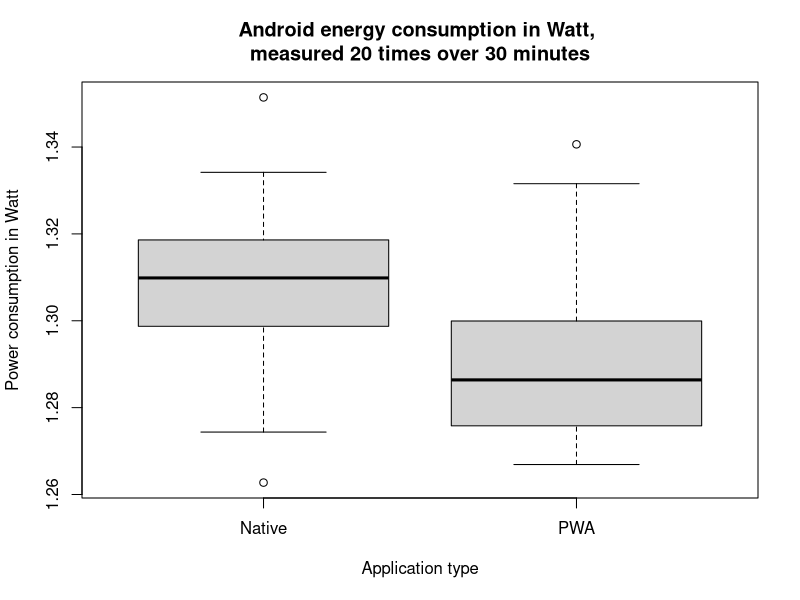
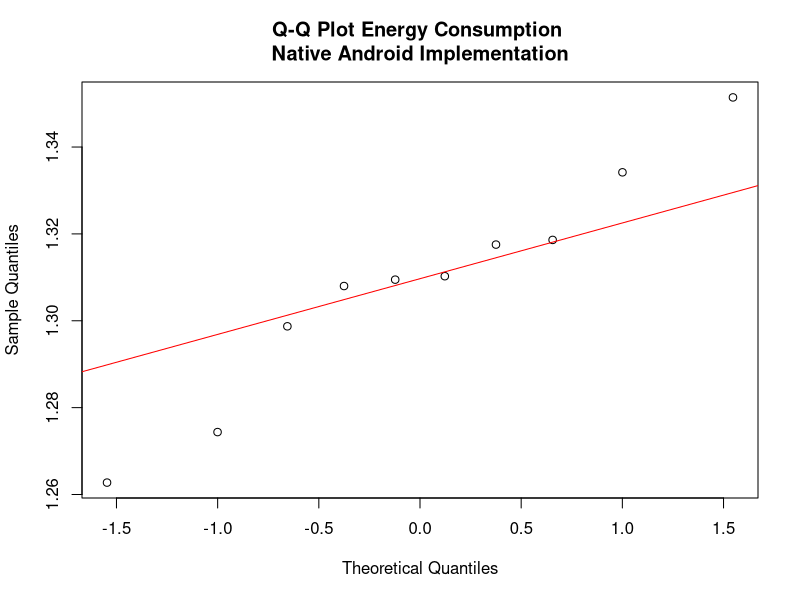
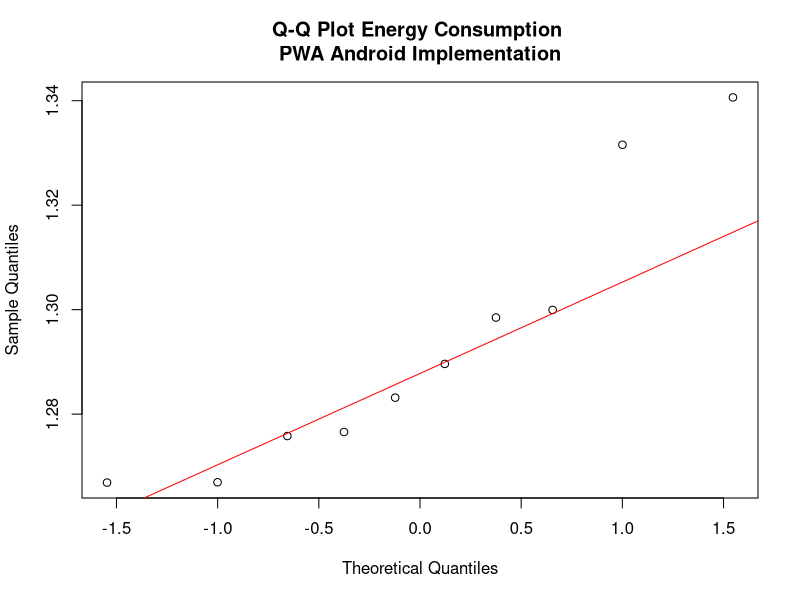

R code for these plots, in order:
CONFIDENCE = 0.01

# Average Power consumption in W over 30 minutes
android_pwa_values =    c(1.33156211, 1.28315847, 1.298490981, 1.299951315, 1.275810032,
                          1.340627514,1.266964028,1.289616013, 1.276585535, 1.26689953)
android_native_values = c(1.334181695, 1.307999773, 1.310260285, 1.317541942, 1.318618294,
                          1.351429703, 1.298724997, 1.262741647, 1.309469143, 1.274373724)

# For p > 0.05 accept H0 that means are equal
ttest = t.test(android_native_values, android_pwa_values);

# For p > 0.05 accept H0 that data is from the same class
wtest = wilcox.test(android_native_values, android_pwa_values);

# for p > 0.05 accept H0 that data is from the same continious distribution
kstest = ks.test(android_native_values, android_pwa_values);

boxplot(android_native_values, android_pwa_values,
        names=c("Native", "PWA"), 
        main="Android energy consumption in Watt, \nmeasured 20 times over 30 minutes",
        xlab="Application type", ylab="Power consumption in Watt")


test.normality <- function(){
  pwa_normality = shapiro.test(android_pwa_values)
  native_normality = shapiro.test(android_native_values)
  
  if(pwa_normality$p.value > CONFIDENCE &&
     native_normality$p.value > CONFIDENCE){
    print(sprintf("Shapiro: The 30 minute datasets are normally distributed, p-value pwa: %f, p-value native: %f", 
                  pwa_normality$p.value, native_normality$p.value))
  }else{
    print(sprintf("Shapiro: The 30 minute datasets are not normally distributed, p-value pwa: %f, p-value native: %f", 
                  pwa_normality$p.value, native_normality$p.value))
  }
}

# Print to the screen whether all data is normally distributed
test.normality()

if (ttest$p.value > CONFIDENCE){
  print(sprintf("t-test: The average energy consumption of PWAs and Native apps does not differ, p-value: %f", ttest$p.value))
}else{
  print(sprintf("t-test: The average energy consumption of PWAs and Native apps does differ, p-value: %f", ttest$p.value))
}

if (wtest$p.value > CONFIDENCE){
  print(sprintf("Wilcox: The average energy consumption of PWAs and Native apps does not differ, p-value: %f", wtest$p.value))
}else{
  print(sprintf("Wilcox: The average energy consumption of PWAs and Native apps does differ, p-value: %f", wtest$p.value))
}

if (kstest$p.value > CONFIDENCE){
  print(sprintf("Kolmogorov: The average energy consumption of PWAs and Native apps does not differ, p-value: %f", kstest$p.value))
}else{
  print(sprintf("Kolmogorov: The average energy consumption of PWAs and Native apps does differ, p-value: %f", kstest$p.value))
}

qqnorm(android_native_values, main="Q-Q Plot Energy Consumption \nNative Android Implementation")
qqline(android_native_values, col='red')

qqnorm(android_pwa_values, main="Q-Q Plot Energy Consumption \nPWA Android Implementation")
qqline(android_pwa_values, col='red')


# Perform aditional tests, since p-values are not conclusive
ttestGreater = t.test(android_native_values, android_pwa_values, alternative = "greater");
ttestLess = t.test(android_native_values, android_pwa_values, alternative = "less");

if (ttestGreater$p.value > CONFIDENCE){
  print(sprintf("ttest greater: the energy consumption of native is smaller, p-value: %f", ttestGreater$p.value))
}else{
  print(sprintf("ttest greater: the energy consumption of native is greater , p-value: %f", ttestGreater$p.value))
}

if (ttestLess$p.value > CONFIDENCE){
  print(sprintf("ttest less: the energy consumption of native is greater, p-value: %f", ttestLess$p.value))
}else{
  print(sprintf("ttest less: the energy consumption of native is smaller , p-value: %f", ttestLess$p.value))
}
